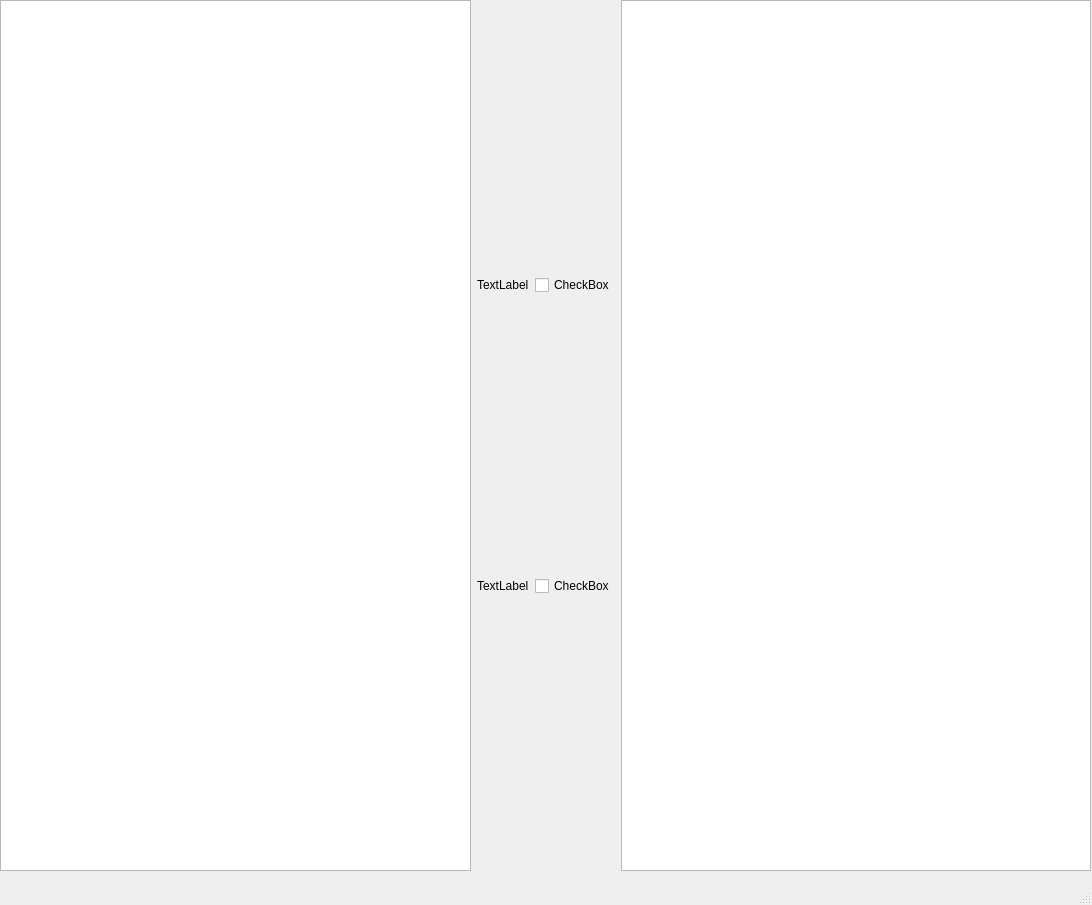
<?xml version="1.0" encoding="UTF-8"?>
<ui version="4.0">
 <class>MainWindow</class>
 <widget class="QMainWindow" name="MainWindow">
  <property name="geometry">
   <rect>
    <x>0</x>
    <y>0</y>
    <width>1092</width>
    <height>905</height>
   </rect>
  </property>
  <property name="windowTitle">
   <string>MainWindow</string>
  </property>
  <widget class="QWidget" name="centralwidget">
   <widget class="QWidget" name="verticalLayoutWidget_2">
    <property name="geometry">
     <rect>
      <x>0</x>
      <y>0</y>
      <width>1091</width>
      <height>871</height>
     </rect>
    </property>
    <layout class="QVBoxLayout" name="verticalLayout_2">
     <item>
      <layout class="QHBoxLayout" name="horizontalLayout">
       <item>
        <widget class="QListView" name="listView_2"/>
       </item>
       <item>
        <layout class="QVBoxLayout" name="verticalLayout">
         <item>
          <layout class="QHBoxLayout" name="horizontalLayout_4">
           <item>
            <widget class="QLabel" name="label_2">
             <property name="text">
              <string>TextLabel</string>
             </property>
            </widget>
           </item>
           <item>
            <widget class="QCheckBox" name="checkBox">
             <property name="text">
              <string>CheckBox</string>
             </property>
            </widget>
           </item>
          </layout>
         </item>
         <item>
          <layout class="QHBoxLayout" name="horizontalLayout_2">
           <item>
            <widget class="QLabel" name="label">
             <property name="text">
              <string>TextLabel</string>
             </property>
            </widget>
           </item>
           <item>
            <widget class="QCheckBox" name="checkBox_2">
             <property name="text">
              <string>CheckBox</string>
             </property>
            </widget>
           </item>
          </layout>
         </item>
        </layout>
       </item>
       <item>
        <widget class="QListView" name="listView"/>
       </item>
      </layout>
     </item>
    </layout>
   </widget>
  </widget>
  <widget class="QMenuBar" name="menubar">
   <property name="geometry">
    <rect>
     <x>0</x>
     <y>0</y>
     <width>1092</width>
     <height>21</height>
    </rect>
   </property>
  </widget>
  <widget class="QStatusBar" name="statusbar"/>
 </widget>
 <resources/>
 <connections/>
</ui>
